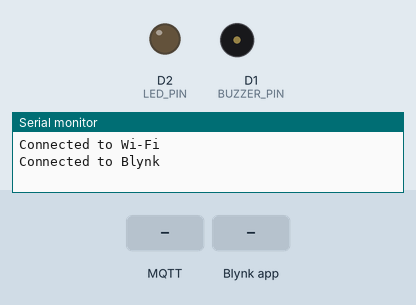
This sketch was run on a simulated ESP8266 (NodeMCU). Shown: output pins drawn as LEDs (lit = HIGH), buzzer (waves = sounding), the last lines printed to the serial monitor. Dashed ring = blinking. Inputs (shaded band) come from the test bench. WiFi joins after 1.5 s; servers stay silent unless stated; no MQTT or app messages arrive unless stated.

Above: at 3.0 s.
3.1 s: MQTT message "Activate" arrives on the first subscribed topic
At 3.55 s:
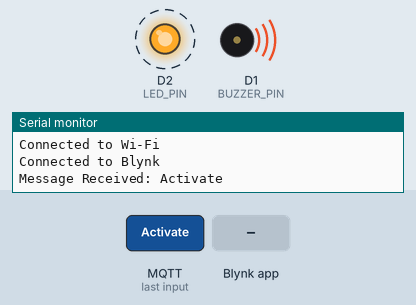
6.1 s: Blynk app writes 0 to V1
At 6.1 s:
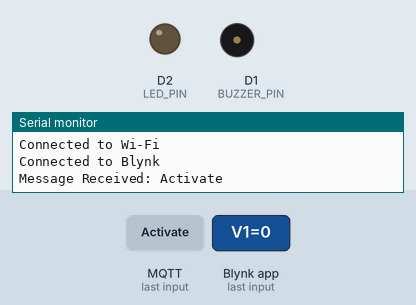
7.6 s: Blynk app writes 1 to V1
At 7.85 s:
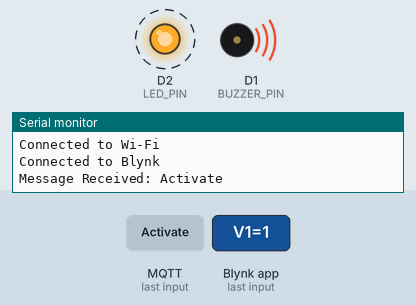
10.6 s: MQTT message "Deactivate" arrives on the first subscribed topic
At 10.6 s:
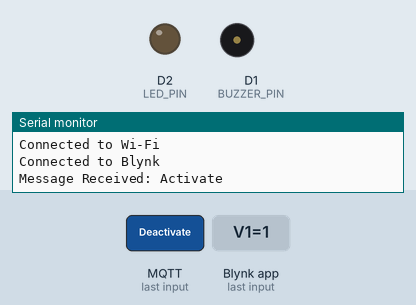
Timing chart, 0 to 13.6 s (numbered marks = the images above; inputs shaded):
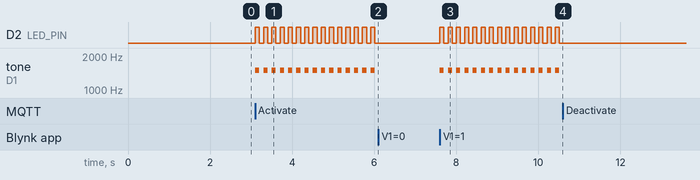

Measured:
- after the input at 3.1 s, D2 (LED_PIN): alternates HIGH for 0.10 s and LOW for 0.10 s, starting at once; tone on D1 (BUZZER_PIN): alternates 1500 Hz for 0.10 s and silent for 0.10 s, starting at once
- after the input at 6.1 s, D2 (LED_PIN): stops changing and stays LOW; tone on D1 (BUZZER_PIN): stops changing and stays silent
- after the input at 7.6 s, D2 (LED_PIN): alternates HIGH for 0.10 s and LOW for 0.10 s, starting at once; tone on D1 (BUZZER_PIN): alternates 1500 Hz for 0.10 s and silent for 0.10 s, starting at once
- after the input at 10.6 s, D2 (LED_PIN): stops changing and stays LOW; tone on D1 (BUZZER_PIN): stops changing and stays silent

The sketch:

mqtt_blynk_buzzer.ino
```cpp
// ข้อมูลของ Blynk //
#define BLYNK_TEMPLATE_ID "TMPL6a_T5jX_o"
#define BLYNK_TEMPLATE_NAME "Quickstart Template"
#define BLYNK_AUTH_TOKEN "xTmmlPS70wji2pGx3Cy8XkgFPJeC4nyA"

// นำเข้า Library //
#include <PubSubClient.h> // Library สำหรับ MQTT //
#include <BlynkSimpleEsp8266.h>  // Library ของ Blynk สำหรับ ESP8266 //
#include <ESP8266WiFi.h> // Library Wifi สำหรับ ESP8266 //
#include <WiFiManager.h> // Library ของ WifiManager //

// ตั้ง PIN ของ Buzzer และ LED ประจำบอร์ด ESP8266 //
#define BUZZER_PIN D1
#define LED_PIN D2

// กำหนด Server ของ MQTT //
const char* mqtt_server = "192.168.43.182"; // ในที่นี้ใช้เป็น IP ของคอมอะตู่เอง สามารถเปลี่ยนไปเป็น IP ของคอมตัวเอง หรือ รายพายได้ // //(192.168.1.46)//

// สร้าง Object มาเก็บค่า Wifi และ MQTT เพื่อไปใช้ต่อไป //
WiFiClient espClient;
PubSubClient client(espClient);

// ตัวแปรประเภท bool สำหรับเปิด-ปิด buzzer และ LED //
bool buzzerActive = false;

void setup() {
  Serial.begin(115200);
  pinMode(BUZZER_PIN, OUTPUT); // ตั้งค่า BUZZER_PIN ให้เป็นประเภท Output จะได้ส่งเสียงกรีดร้องได้ //
  pinMode(LED_PIN, OUTPUT); // ตั้งค่า LED_PIN ให้เป็นประเภท Output จะได้เปิดไฟเทคได้ //
  WiFiManager wifiManager; // ประกาศตัวแปร wifiManager มาเป็นตัวแทนของ Library WiFiManager และนำไปใช้งานต่อไป //

  // ในตอนแรกจะไม่สามารถหา Wifi เจอ (ไม่มีบันทึกข้อมูลการเชื่อมต่อที่ (192.168.4.1)
  // ให้เชื่อมต่อ Wifi "ESPBUZZER_AP" แล้วนำ IP ในวงเล็บไปพิมพ์ในบราวเซอร์ได้เลย
  // เสร็จแล้วตั้งค่าใส่รหัสของ Wifi 2.4G ให้เรียบร้อย เพื่อให้บอร์ดจดจำค่าไว้ในการเชื่อมต่อครั้งถัดไป)
  if (!wifiManager.autoConnect("ESPBUZZER_AP")) {  // กรณีหา Wifi ในระบบไม่เจอจะสร้าง Access Point ขึ้นมาเอง (ใช้ Access Point ตัวนี้เชื่อมต่อให้เรียบร้อยแล้วเขาไปแก้ไขการเชื่อมต่อไวไฟได้ที่ (192.168.4.1) บนบราวเซอร์ )
    Serial.println("Failed to connect to Wi-Fi...");
    ESP.restart();
  } else {
    Serial.println("Connected to Wi-Fi");
  }

  Blynk.begin(BLYNK_AUTH_TOKEN, WiFi.SSID().c_str(), WiFi.psk().c_str()); // คำสั่งเริ่มใช้งาน Blynk //
  Serial.println("Connected to Blynk");

  Blynk.virtualWrite(V1, buzzerActive ? 1 : 0); // เชื่อมต่อสถานะของปุ่ม Switch ใน Blynk กับตัวแปร buzzerActive //
  Blynk.virtualWrite(V3, "No thief detected yet."); // ตั้งค่า String ของ Label ใน Blynk ให้เป็นค่าเริ่มต้นคือ "No thief detected yet" //

  // ตั้งค่า mqtt //
  client.setServer(mqtt_server, 1883);
  client.setCallback(callback);
}

// ฟังก์ชันที่รับค่ามาจาก MQTT Broker แล้วนำมาแปลงค่า State ของ buzzerActive //
void callback(char* topic, byte* payload, unsigned int length) {
  String message;
  for (int i = 0; i < length; i++) {
    message += (char)payload[i];
  }
  Serial.println("Message Received: " + message);

  if (message == "Activate") { // ถ้าข้อความที่ Inject เข้ามาเป็น "Activate" จะเปลี่ยน buzzerActive เป็น TRUE //
    buzzerActive = true;
  } else if (message == "Deactivate") { // ถ้าข้อความที่ Inject เข้ามาเป็น "Deactivate" จะเปลี่ยน buzzerActive เป็น FALSE //
    buzzerActive = false;
    digitalWrite(LED_PIN, LOW); // ปิดไฟ //
    noTone(BUZZER_PIN);  // ปิดเสียง Buzzer //
  }
}

// ฟังก์ชันใน Blynk เพื่อทำให้ปุ่ม Switch ที่ใช้ Datastream V1 ควบคุม buzzerActive ได้ //
BLYNK_WRITE(V1) {
  int buttonState = param.asInt(); // รับค่า state ของ ปุ่ม switch ถ้า 1 คือ เปิด 0 คือ ปิด //

  if (buttonState == 1) { // ถ้าค่าที่ส่งมาเป็น 1 จะทำการลั่นเสียงกรีดร้องของ Buzzer //
    buzzerActive = true;
  } else { // ถ้าค่าที่ส่งมาเป็น 0 จะทำการปิดเสียงของ Buzzer //
    buzzerActive = false;
  }
}

void loop() {

  // รันกระบวนการทำงานของตัว Blynk //
  Blynk.run();
  // เงื่อนไขไว้เช็คว่ายังเชื่อมค่อกับ MQTT อยู่ไหม //
  if (!client.connected()) {
    while (!client.connect("ESP8266Client")) {
      delay(500);
    }
    client.subscribe("alert/thief");  // สับตะไคร้ไปยัง topic "alert/thief" //
  }
  client.loop();

  Blynk.virtualWrite(V1, buzzerActive ? 1 : 0); // เชื่อมปุ่มใน Blynk เข้ากับ buzzerActive ที่รับค่ามาจาก MQTT เข้าด้วยกัน ทำให้ปิดเปิดแบบล้ำๆได้ //

   if (buzzerActive) { // ถ้า buzzerActive เป็น TRUE // // ตัวนี้จะดำเนินการเป็นลูปจนกว่า State ของ buzzerActive จะเปลี่ยน //
    Blynk.logEvent("alert","Thief Detected!"); // แจ้งเตือนไปยัง Event ที่ชื่อ alert โดยข้อความคือ "Thief Detected" //
    Blynk.virtualWrite(V3, "Thief Detected!"); // เปลี่ยนข้อความใน Label บน dashboard ของ Blynk ให้เป็น "Thief Detected" //
    tone(BUZZER_PIN, 1500);  // เปิดใช้งานเสียงเพรียกหาแห่งความเวทนา //
    digitalWrite(LED_PIN, HIGH); // เปิดไฟเทคจาก Raise Up //
    delay(100); // ค้างไป 0.1 วินาที //
    noTone(BUZZER_PIN); // ปิดใช้งานเสียงเพรียกหาแห่งความเวทนา //
    digitalWrite(LED_PIN, LOW); // ปิดไฟเทคจาก Raise Up //
    delay(100); // ค้างไป 0.1 วินาที //
  }else{ // ถ้า buzzerActive เป็น False //
    Blynk.virtualWrite(V3, "No thief detected yet."); // เปลี่ยนข้อความใน Label บน dashboard ของ Blynk ให้เป็น "No thief detected yet." //
    noTone(BUZZER_PIN); // ปิดใช้งานเสียงเพรียกหาแห่งความเวทนา //
    digitalWrite(LED_PIN, LOW); // ปิดไฟเทคจาก Raise Up //
  }
}
```
